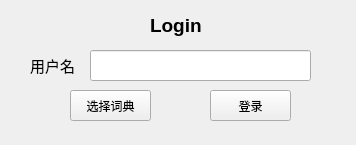
<?xml version="1.0" encoding="UTF-8"?>
<ui version="4.0">
 <class>Entrance</class>
 <widget class="QWidget" name="Entrance">
  <property name="geometry">
   <rect>
    <x>0</x>
    <y>0</y>
    <width>356</width>
    <height>145</height>
   </rect>
  </property>
  <property name="windowTitle">
   <string>Login</string>
  </property>
  <property name="windowIcon">
   <iconset resource="icon.qrc">
    <normaloff>:/File/images/coffee.png</normaloff>:/File/images/coffee.png</iconset>
  </property>
  <widget class="QPushButton" name="login_btn">
   <property name="geometry">
    <rect>
     <x>210</x>
     <y>90</y>
     <width>81</width>
     <height>31</height>
    </rect>
   </property>
   <property name="text">
    <string>登录</string>
   </property>
  </widget>
  <widget class="QLineEdit" name="username">
   <property name="geometry">
    <rect>
     <x>90</x>
     <y>50</y>
     <width>221</width>
     <height>31</height>
    </rect>
   </property>
  </widget>
  <widget class="QLabel" name="label">
   <property name="geometry">
    <rect>
     <x>30</x>
     <y>50</y>
     <width>54</width>
     <height>31</height>
    </rect>
   </property>
   <property name="text">
    <string>&lt;html&gt;&lt;head/&gt;&lt;body&gt;&lt;p&gt;&lt;span style=&quot; font-family:'黑体 Arial'; font-size:11pt;&quot;&gt;用户名&lt;/span&gt;&lt;/p&gt;&lt;/body&gt;&lt;/html&gt;</string>
   </property>
  </widget>
  <widget class="QLabel" name="label_3">
   <property name="geometry">
    <rect>
     <x>150</x>
     <y>10</y>
     <width>61</width>
     <height>31</height>
    </rect>
   </property>
   <property name="text">
    <string>&lt;html&gt;&lt;head/&gt;&lt;body&gt;&lt;p&gt;&lt;span style=&quot; font-size:14pt; font-weight:600;&quot;&gt;Login&lt;/span&gt;&lt;/p&gt;&lt;/body&gt;&lt;/html&gt;</string>
   </property>
  </widget>
  <widget class="QPushButton" name="dict_btn">
   <property name="geometry">
    <rect>
     <x>70</x>
     <y>90</y>
     <width>81</width>
     <height>31</height>
    </rect>
   </property>
   <property name="text">
    <string>选择词典</string>
   </property>
  </widget>
 </widget>
 <resources>
  <include location="icon.qrc"/>
 </resources>
 <connections/>
</ui>
